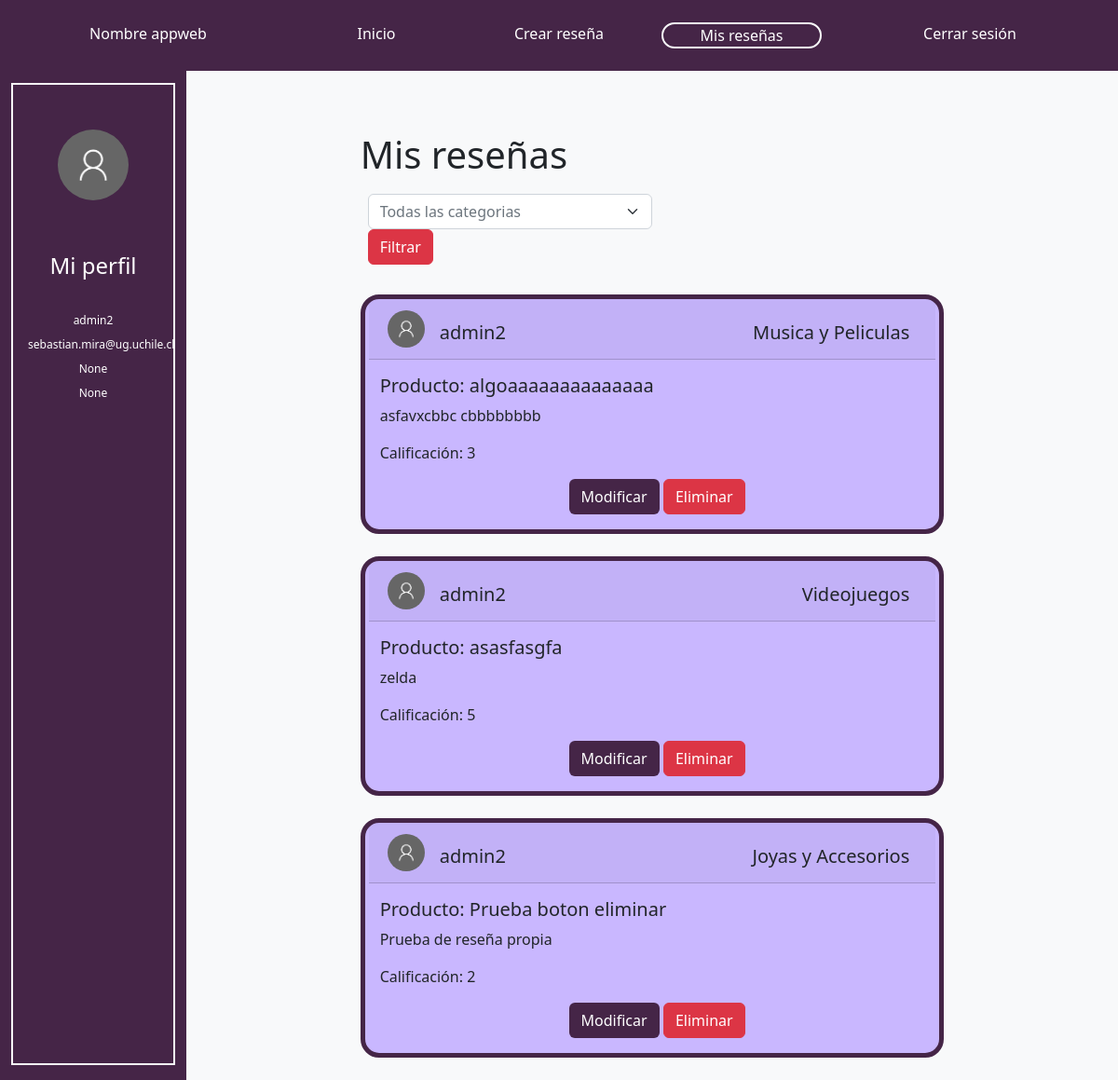
Before: /myReviews/ (signed in) with the older database file.
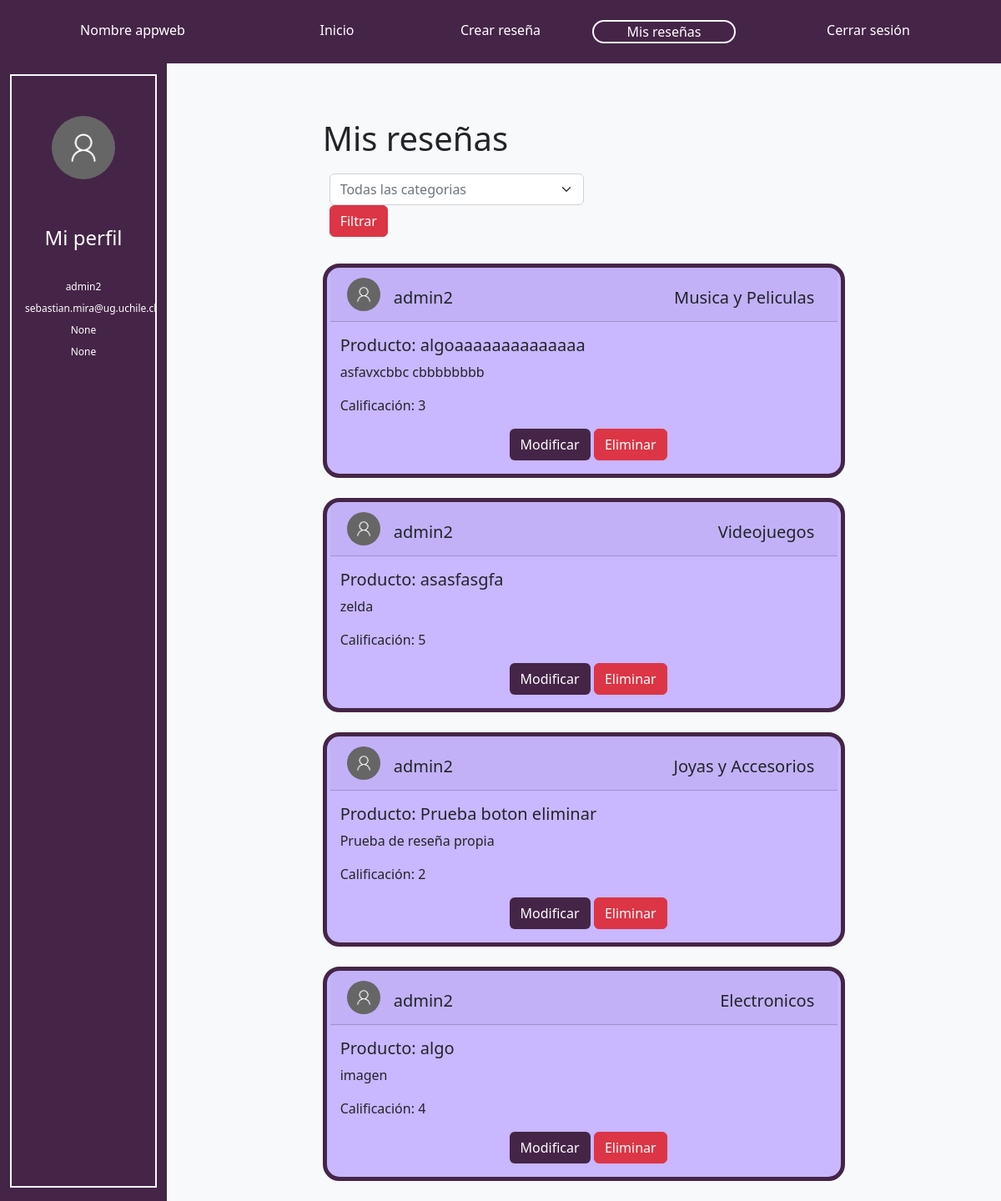
After: the same page with the newer database file.
### reviews/models.py (models this page shows, shortened)
class User(AbstractUser):
   birthdate = models.DateField(null=True, blank=True)
   country = models.CharField(max_length=50,  blank=True, null=True)

class Review(models.Model):  # Todolist able name that inherits models.Model
    product_name = models.CharField(max_length=100)# autodesc
    category = models.CharField(max_length=50,  blank=True, null=True)
    content =	models.TextField(max_length=500)# donde se obtuvo, es un alimento, herramienta, etc. como se utiliza, precio
    creation_date = models.DateField(default=timezone.now().strftime("%Y-%m-%d"))# autodesc
    CATEGORIES = [
       (1, "ONE_STAR"),
       (2, "TWO_STARS"),
       (3, "THREE_STARS"),
       (4, "FOUR_STARS"),
       (5, "FIVE_STARS"),
    ]
    punctuation = models.IntegerField(choices=CATEGORIES, default=CATEGORIES[2][1], help_text="Puntuación")
    author_nickname =  models.ForeignKey(User, blank=True, null=True, on_delete=models.CASCADE)# autodesc
    object_image = models.ImageField(null=True, blank=True, upload_to="review_images/")

### reviews/views.py (the view)
# urls.py: path('myReviews/',views.ShowMyReviews,name='myReviews'),
def ShowMyReviews(request):
        if request.user.is_authenticated:
            user_objects = Review.objects.filter(author_nickname=request.user)
            filterForm = FilterMyReviews()
            return render(request, 'reviews/myReviews.html', {'filterForm':filterForm, 'reviews': user_objects, 'categories': categories})
        else:
            return redirect('/login/')

### reviews/forms.py
class FilterMyReviews(forms.Form):
        choices = [("0", "Todas las categorias")]
        choices += [(category['id'], category['name']) for category in categories]
        category = forms.ChoiceField(label='Select a country', widget=forms.Select(attrs={'class': 'form-select text-muted'}), choices=choices,  required=True)

### reviews/templates/reviews/myReviews.html (shortened to what this page needs)
<!DOCTYPE html>
{% load static %}
<html lang="en">
<head>
    <link href="https://cdn.jsdelivr.net/npm/bootstrap@5.2.0/dist/css/bootstrap.min.css" rel="stylesheet"></head>
    <link rel="stylesheet" type="text/css" href="{% static 'reviews/styles.css' %}">
</head>
<body>
    <nav class="navbar-expand fixed-top" >
        <div class="p-4 morado-oscuro container-fluid">
          <div class="row row-cols-auto text-center">
            {% if user.is_authenticated %}
            <div class="col-3">
              <a class="text-white navbar-brand" href="{% url 'ShowReviews' %}">Nombre appweb</a>
            </div>
            {%else%}
            <div class="col-2">
                <a class="text-white navbar-brand" href="{% url 'ShowReviews' %}">Nombre appweb</a>
              </div>
            {%endif%}
              <div class="col-2">
                <a class="text-white nav-link" href="{% url 'ShowReviews' %}">Inicio</a>
              </div>
              <div class="col-2">
                  <a class="text-white nav-link" href="{% url 'CreateReview' %}">Crear reseña</a>
              </div>
              <div class="col-2">
                <a class="text-white nav-link border border-2 border-light rounded-pill" href="{% url 'myReviews' %}">Mis reseñas</a>
              </div>
              {% if user.is_authenticated %}
            <div class="col-3">
                <a class="text-white nav-link" href="{% url 'logout' %}">Cerrar sesión</a>
              </div>
            {%endif%}
          </div>
        </div>
      </nav>
      <div class="container-fluid min-vh-100 contenido pt-5">
        <div class="row row-cols-auto">
          <div class="col-2 morado-oscuro contenido2 py-3">
          <div class="h-100 border border-2 border-light">
            <div class="row p-5 justify-content-center">
              <img src="{% static 'reviews/user.png' %}" class="rounded-circle img-fluid">
            </div>
            <div class="row text-white text-center m-1">
              <div class="pb-2 fs-4">Mi perfil</div>
              <div class="container-fluid justify-content-center">
                <div style="font-size: 12px;" class="row row-cols-1">
                  <div class="col mt-2">{{ user.username }}</div>
                  <div class="col mt-2">{{ user.email }}</div>
                  <div class="col mt-2">{{ user.birthdate }}</div>
                  <div class="col mt-2">{{ user.country }}</div>
                </div>
              </div>
            </div>
          </div>
          </div>
          <div class="col-10 bg-light">
            <div class="container-fluid contenido">
        <div class="row row-cols-auto min-vh-100">
          {% if user.is_authenticated %}
          <div class="col-2">
          </div>
          <div class="col-8">
            <div class="pb-1 fs-1">Mis reseñas</div>
            <div class="row p-2 mb-3">
              <div class="col">
                <div class="col-6">
                  <form action="{% url 'filterMyReviews' %}" method="post">
                    {{filterForm.category}}
                    <input class="btn btn-danger" type="submit" value="Filtrar">
                  </form>
                </div>
              </div>
            </div>
            {% for obj in reviews %}
                {% if user.id == obj.author_nickname.id %}
                <div class="card borde morado-claro my-4">
                  <div class="row row-cols-auto card-header mx-1">
                    <div class="col-1 p-1 justify-content-center">
                      <img src="{% static 'reviews/user.png' %}" class="rounded-circle img-fluid">
                    </div>
                    <h5 class="col-4 mt-3 h-100">{{ obj.author_nickname }}</h5>
                    {% for category in categories %}
                      {% if category.id == obj.category  %}
                      <h5  style="text-align: right;" class="col-7 h-100 mt-3 card-title justify-content-right">{{ category.name }}</h5>
                      {% endif %}
                    {% endfor %}
                  </div>
                  <div class="card-body">
                    <h5 class="card-text">Producto: {{ obj.product_name }}</h5>
                    <p class="card-text">{{ obj.content }}</p>
                    <p class="card-text">Calificación: {{ obj.punctuation }}</p>
                    {% if user.id == obj.author_nickname.id %}
                    <div class="row text-center">
                      <div class="col-4">
                      </div>
                      <div class="col-2">
                        <a class="btn morado-oscuro text-white" href="{% url 'modify' obj.id %}">Modificar</a>
                      </div>
                      <div class="col-2">
                        <form action="{% url 'delete' obj.id %}" method="post">
                          <input class="btn btn-danger" type="submit" value="Eliminar">
                        </form>
                          {%endif%}
                      </div>
                      <div class="col-4">
                      </div>
                    </div>
                  </div>{%endif%}
                </div>
                {% endfor %}
      </div>
        {%endif%}</div>
        </div>
    </div>
</body>
</html>

### reviews/static/reviews/styles.css (style rules this page uses)
.borde { border-radius: 20px; border-style: solid; border-color: #452547; border-width: thick; }
.morado-oscuro { background-color:#452547; }
.morado-claro { background-color:#c9b7ff; }
.contenido { padding-top:88px; }
.contenido2 { margin-top:25px; }

Changed rows visible on the page:
added Review: author_nickname "admin2", name "Electronicos", product_name "algo", content "imagen", punctuation "4"
